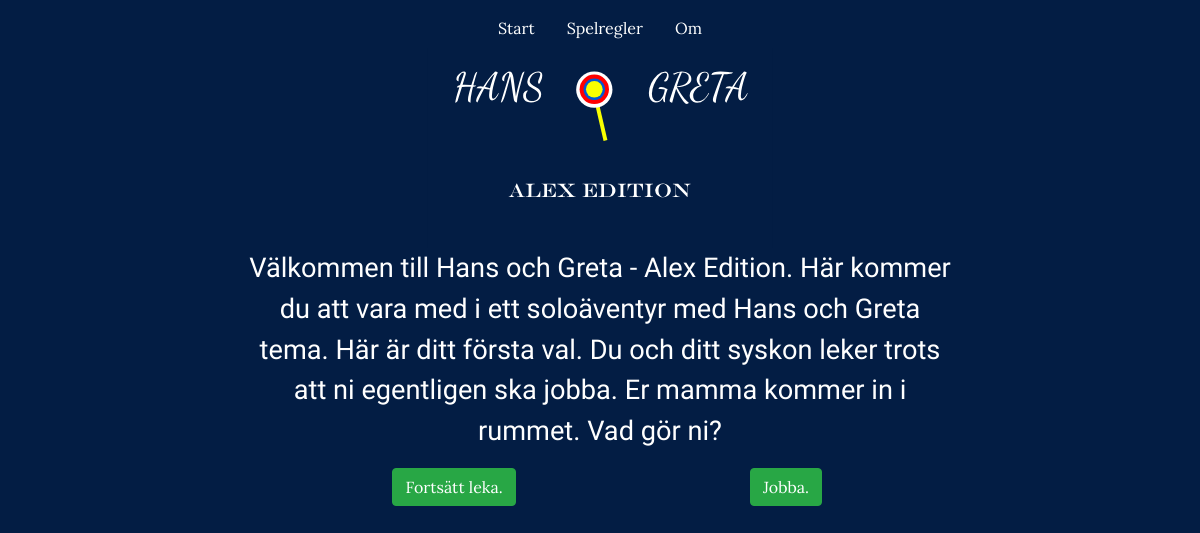
/php/index.php, run on the app's committed database.
### tables this page shows
CREATE TABLE `story` (
  `id` int(10) unsigned NOT NULL AUTO_INCREMENT,
  `body` text NOT NULL,
  PRIMARY KEY (`id`)
);

CREATE TABLE `links` (
  `id` int(10) unsigned NOT NULL AUTO_INCREMENT,
  `story_id` int(10) unsigned NOT NULL,
  `target_id` int(10) unsigned NOT NULL,
  `description` varchar(255) NOT NULL,
  PRIMARY KEY (`id`),
  KEY `story_id` (`story_id`),
  KEY `target_id` (`target_id`),
  CONSTRAINT `links_ibfk_1` FOREIGN KEY (`story_id`) REFERENCES `story` (`id`) ON DELETE CASCADE ON UPDATE CASCADE,
  CONSTRAINT `links_ibfk_2` FOREIGN KEY (`target_id`) REFERENCES `story` (`id`) ON DELETE CASCADE ON UPDATE CASCADE
);

### php/views/index_layout.php (called while the page is built)
<?php include 'head.php'?>
<?php include 'main.php'?>
<?php include 'foot.php'?>

### php/index.php (called while the page is built, shortened)
<?php
include 'include/db.php';
$filteredId = 1;
$sth = $dbh->prepare('SELECT *
                    FROM story
                    WHERE id = :filteredId');
$sth->bindParam('filteredId', $filteredId);
$sth->execute();
$story = $sth->fetch(PDO::FETCH_ASSOC);
$sth = $dbh->prepare('SELECT * FROM links
                    WHERE story_id = :filteredId');
$sth->bindParam('filteredId', $filteredId);
$sth->execute();
$links = $sth->fetchAll(PDO::FETCH_ASSOC);
include 'views/index_layout.php';
?>

### php/views/buttons.php (the view)
<div class="container">
  <div class="row">
    <div class="col text-center">
    <a href="?id=<?= $link['target_id']?>">
      <button class="btn btn-success">
          <li>
                <?= $link['description'] ?>
            </li>
        </button>
        </a>
    </div>
  </div>
</div>

### php/views/head.php (shortened to what this page needs)
<!DOCTYPE html>
<html lang="en">
<head>
    <link rel="stylesheet" href="https://stackpath.bootstrapcdn.com/bootstrap/4.3.1/css/bootstrap.min.css">
    <link rel="stylesheet" href="./css/style.css">
    </head>

### php/views/main.php
<body>
    <main>
    <?php include 'navbar.php'?>
        <p>
            <?= $story['body'] ?>
        </p>
        <ul>
            <?php foreach ($links as $link): ?>
            <?php include 'buttons.php'?>
            <?php endforeach ?>
        </ul>
    </main>

### php/views/navbar.php
<div class="cover-container d-flex h-100 p-2 mx-auto flex-column">
      <header class="masthead mb-auto">
        <div class="inner">
          <nav class="nav nav-masthead justify-content-center">
            <a class="nav-link" href="http://localhost/~alexander/soloaventyr/php/?id=1">Start</a>
            <a class="nav-link active" href="http://localhost/~alexander/soloaventyr/php/?id=51">Spelregler</a>
            <a class="nav-link" href="http://localhost/~alexander/soloaventyr/php/?id=52">Om</a>
          </nav>
          <img src="./img/HansGretaLogo.svg" class="center" width="300" height="200" alt="Logo">
        </div>
      </header>

### php/views/foot.php (shortened to what this page needs)
</body>
</html>

### php/css/style.css (style rules this page uses)
body { background-color: #031D44; font-size: 16px; }
main { width: 60%; margin: 0 auto; }
p { color: white; text-align: center; font-family: 'Maitree', serif; }
a { color: white; font-family: 'Lora', serif; }
ul { list-style: none; display: flex; justify-content: space-evenly; }
button { align-content: center; }
html { scroll-behavior: smooth; }
.center { display: block; margin-left: auto; margin-right: auto; width: 50%; }
@media (min-width: 576px) { p { font-size: 0,4em; } }
@media (min-width: 576px) { a { font-size: 0,5em; } }
@media (min-width: 768px) { p { font-size: 1.2em; } }
@media (min-width: 768px) { a { font-size: 0,75em; } }
@media (min-width: 992px) { p { font-size: 1.4em; } }
@media (min-width: 992px) { a { font-size: 1,05em; } }
@media (min-width: 1200px) { p { font-size: 1.7em; } }
@media (min-width: 1200px) { a { font-size: 1,3em; } }

### data on the page
story: body "Välkommen till Hans och Greta - Alex Edition. Här kommer du att vara med i ett soloäventyr med Hans och Greta tema. Här är ditt första val. Du och ditt syskon leker trots att ni egentligen ska jobba. Er mamma kommer in i rummet. Vad gör ni?"
links: description "Fortsätt leka."
links: description "Jobba."
